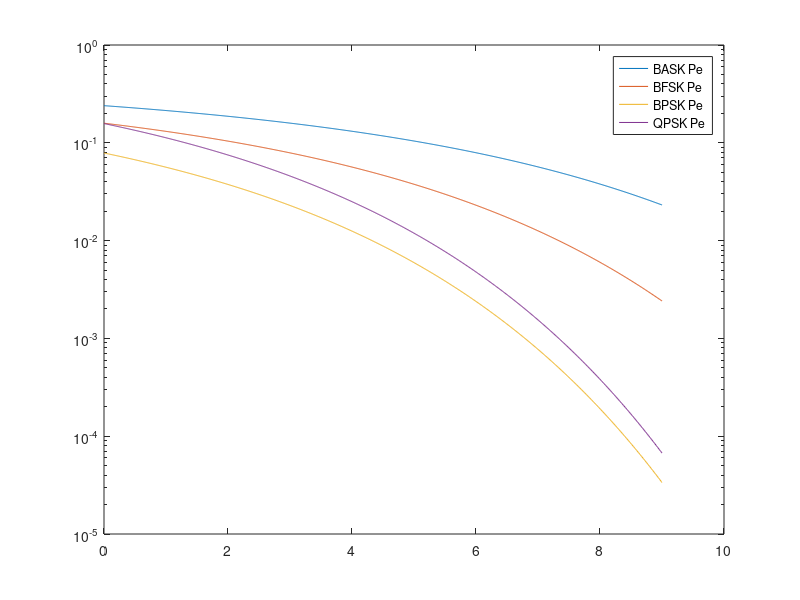

Recreate this plot in MATLAB.
clc
clear
close all

SNR = 0:0.01:9; % Eb/No in DB
SNR1 = 10.^(SNR/10);

BASK_Pe = 0.5*erfc(sqrt(SNR1/4));
BFSK_Pe = 0.5*erfc(sqrt(SNR1/2));
BPSK_Pe = 0.5*erfc(sqrt(SNR1));
QPSK_Pe = erfc(sqrt(SNR1));

semilogy(SNR,BASK_Pe,SNR,BFSK_Pe,SNR,BPSK_Pe,SNR,QPSK_Pe);
legend('BASK Pe','BFSK Pe','BPSK Pe','QPSK Pe')